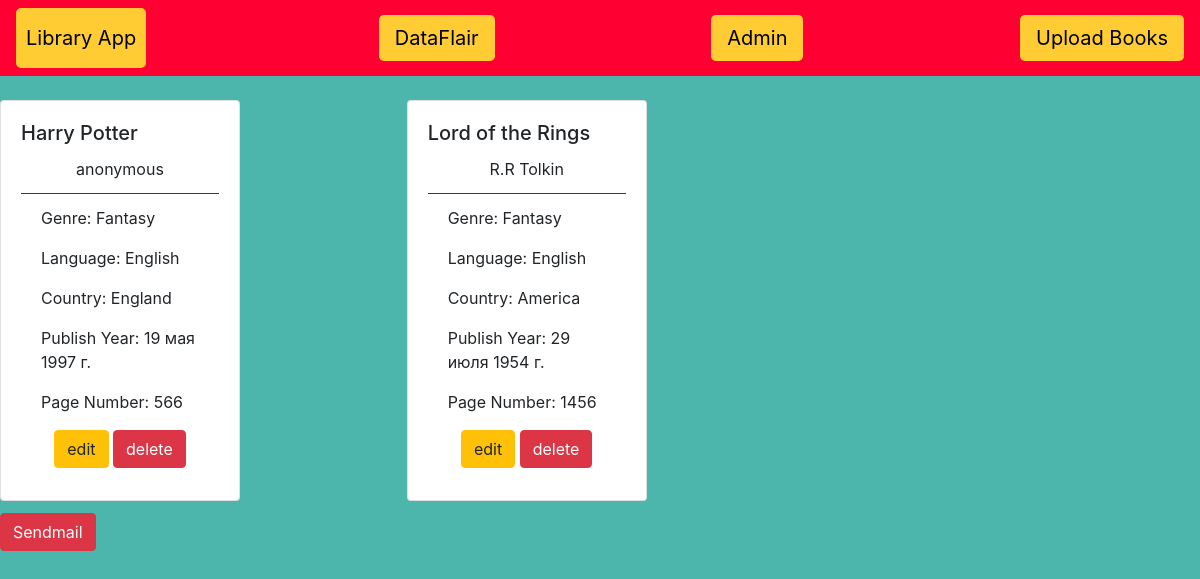
The page / on the database its author committed.
### project2/models.py (models this page shows, shortened)
class Book(models.Model):
    dat = django.utils.timezone.now()
    name = models.CharField(max_length = 50)
    author = models.CharField(max_length = 30, default="anonymous")
    genre = models.CharField(max_length=30, default="unknown")
    language = models.CharField(max_length=30, default="kazakh")
    country = models.CharField(max_length=30, default="Kazakhstan")
    year_published = models.DateField(default=dat)
    page_number = models.IntegerField(default=1)
    class Meta:
        verbose_name = "Книга"
        verbose_name_plural = "Книги"
        ordering = ['name', 'author']

### project2/views.py (the view)
# urls.py: path('', views.index, name = 'index'),
def index(request):
    Books = Book.objects.all()
    return render(request, 'project2/books.html', {'Books': Books})

### project2/templates/project2/books.html (shortened to what this page needs)
<!DOCTYPE html>
{% load static %}
<html>
<head>
    <link rel="stylesheet" href="https://stackpath.bootstrapcdn.com/bootstrap/4.3.1/css/bootstrap.min.css"
integrity="sha384-ggOyR0iXCbMQv3Xipma34MD+dH/1fQ784/j6cY/iJTQUOhcWr7x9JvoRxT2MZw1T">
</head>
<body style="background-color:#4DB6AC;">
<nav class="navbar navbar-light" style="background-color:#FF0033;">
    <a href="#" class="navbar-brand" style="background-color:#FFCC33;color:#000000;border-width:10px;border-color:#FFCC33;border-style:solid;border-spacing:30px;border-radius: 5px;">Library App</a>
    <a class="navbar-link btn-lg" href="{% url 'index' %}" style="background-color:#FFCC33;color:#000000;">DataFlair</a>
<a href="{% url 'admin:index' %}" class = 'navbar-link btn-lg' style="background-color:#FFCC33;color:#000000;">Admin</a>
    <a href="{% url 'upload-book' %}" class="navbar-link btn-lg" style="background-color:#FFCC33;color:#000000;">Upload Books</a>
</nav>
<br>
{% block content %}
<div class="card-columns">
    {% for book in Books %}
    <div class="card" style="width: 20vw;">
  <div class="card-body">
    <h5 class="card-title">{{ book.name }}</h5>
   <p class="card-title" align="center">{{book.author}}</p>
   <div class="card-footer bg-transparent border-dark">
    <p class="card-text">Genre: {{ book.genre }}</p>
    <p class="card-text">Language: {{ book.language }}</p>
    <p class="card-text">Country: {{ book.country }}</p>
    <p class="card-text">Publish Year: {{ book.year_published }}</p>
    <p class="card-text">Page Number: {{ book.page_number }}</p>
   <center>
       <a href="update/{{book.id}}" class="btn btn-warning">edit</a>
       <a href="delete/{{book.id}}" class="btn btn-danger">delete</a>
    </center>
    </div>
  </div>
</div>
    {% endfor %}
</div>
       <a href="success" class="btn btn-danger">Sendmail</a>
{% endblock %}
</body>
</html>

### rows shown on the page
Book: name "Harry Potter", author "anonymous", genre "Fantasy", language "English", country "England", year_published "19 мая 1997 г.", page_number "566"
Book: name "Lord of the Rings", author "R.R Tolkin", genre "Fantasy", language "English", country "America", year_published "29 июля 1954 г.", page_number "1456"
